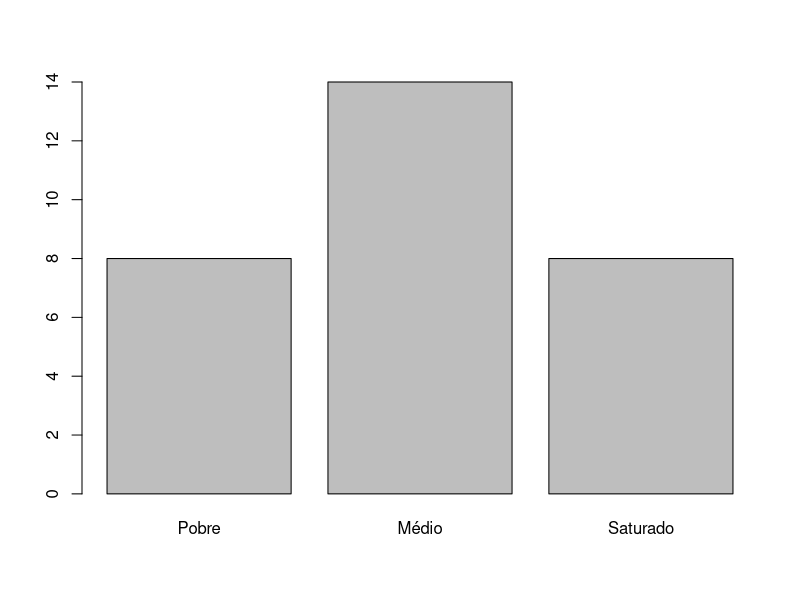
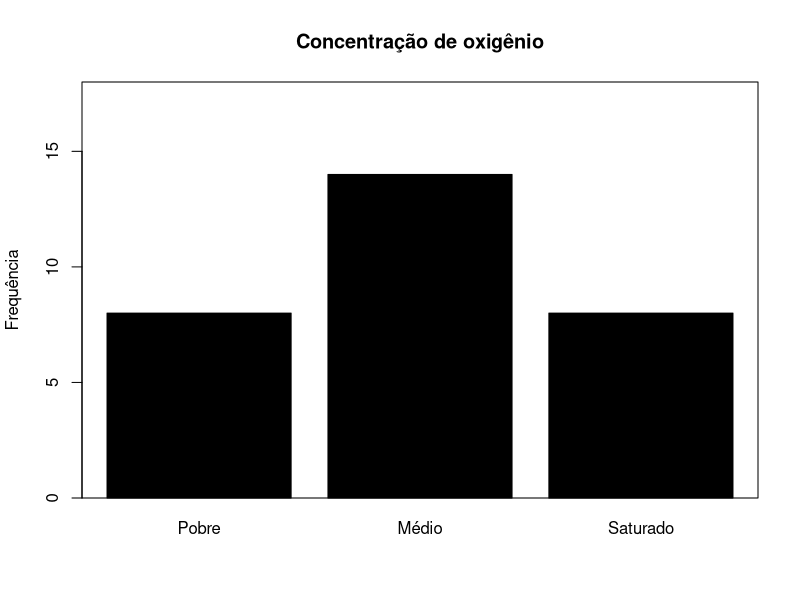
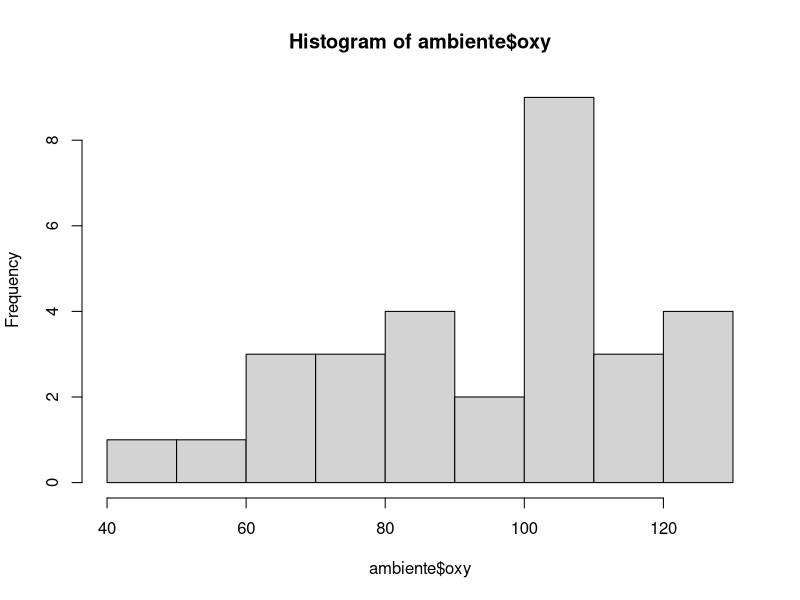
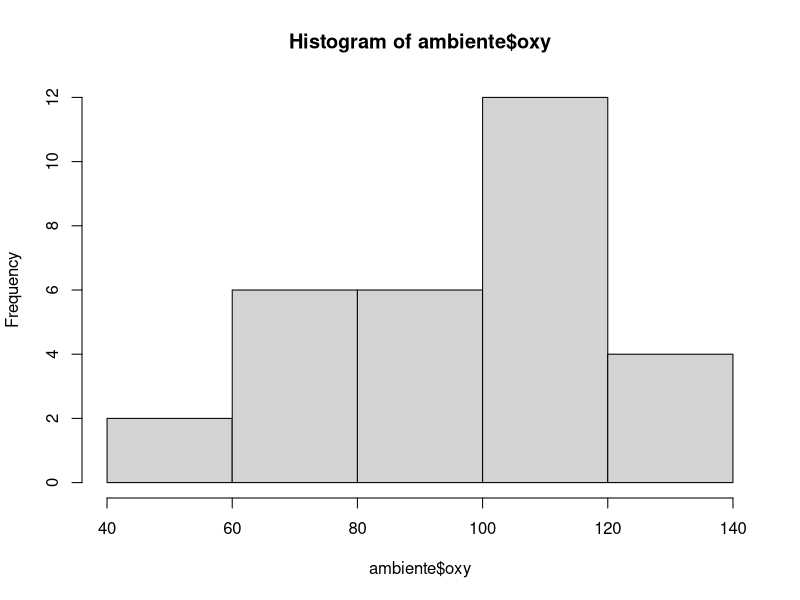
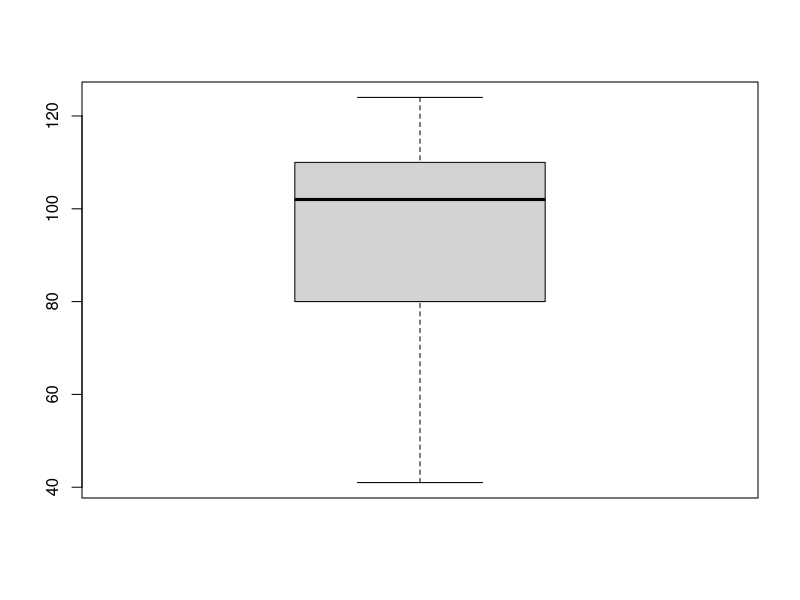
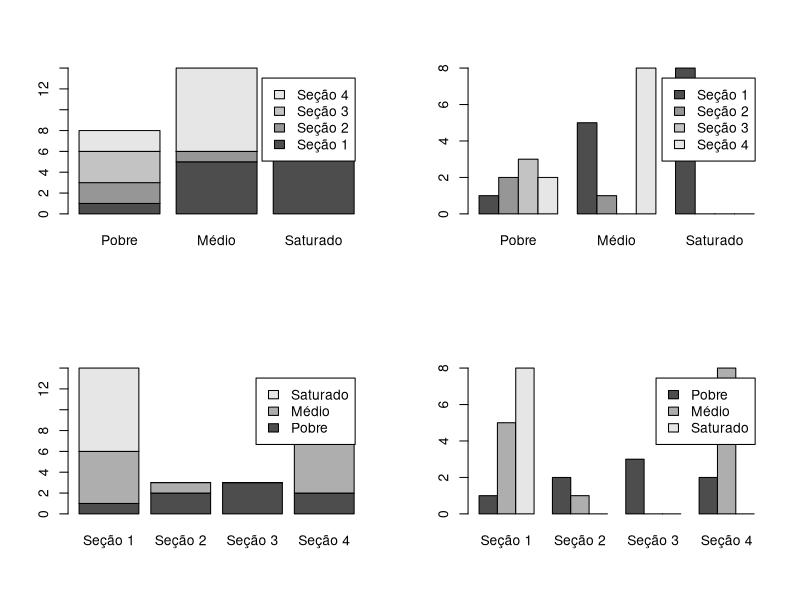
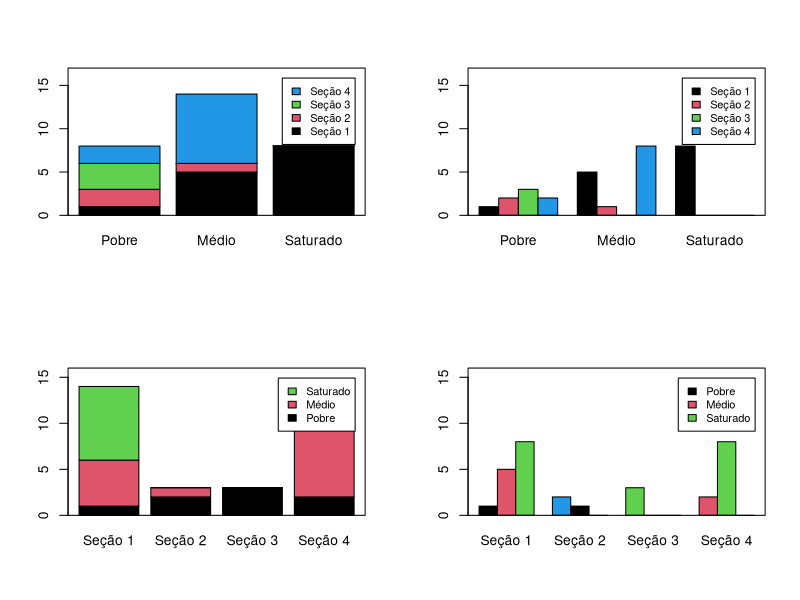
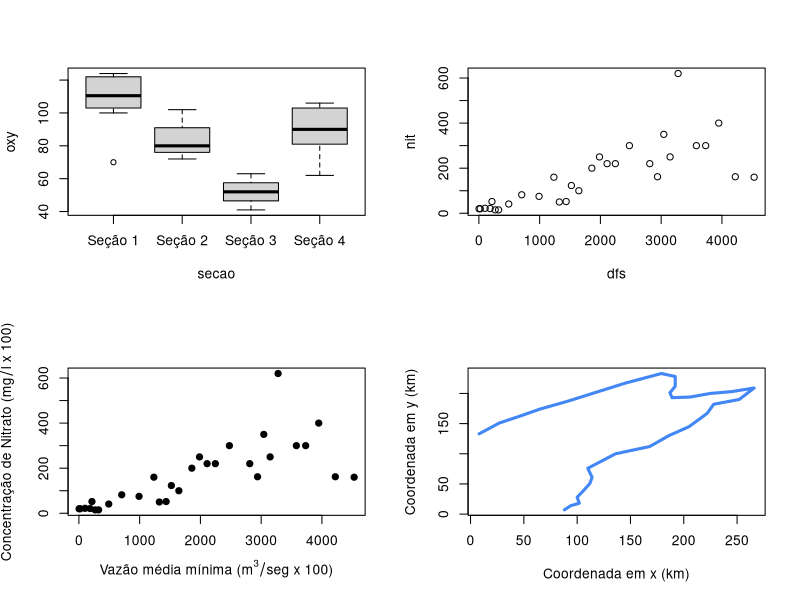

These charts were generated, in order, by the following R code:
## ---- chunk 1
#| include: false
library(ade4)
data(doubs)
## ---- chunk 2
ambiente <- doubs$env
## ---- chunk 3
ambiente$secao <- c(rep("Seção 1", 16), rep("Seção 4", 14))
ambiente$secao[c(5,9,17)] <- "Seção 2"
ambiente$secao[23:25] <- "Seção 3"
ambiente$secao <- factor(ambiente$secao)
## ---- chunk 4
ambiente$trofia <- cut(ambiente$oxy, breaks = c(0, 80, 109, 124), 
           labels = c("Pobre", "Médio", "Saturado"))
head(ambiente, 10)
## ---- chunk 5
tab1 <- table(ambiente$trofia)
tab1
## ---- chunk 6
barplot(tab1)
## ---- chunk 7
barplot(tab1,
        main = "Concentração de oxigênio",
        ylab = "Frequência",
        ylim = c(0, 18), col = "black")
box()
## ---- chunk 8
#| echo: false
x <- hist(ambiente$oxy)
## ---- chunk 9
ambiente[order(ambiente$oxy),]
## ---- chunk 10
classes <- seq(40, 140, by = 20)
hist(ambiente$oxy, breaks = classes)
## ---- chunk 11
boxplot(ambiente$oxy)
## ---- chunk 12
quantile(ambiente$oxy, probs = c(0, 0.25, 0.5, 0.75, 1))
## ---- chunk 13
tab2 <- table(ambiente[,c("secao", "trofia")])
tab2
## ---- chunk 14
#| fig-width: 8
#| fig-height: 8
layout(mat = matrix(1:4, nrow = 2, ncol = 2, byrow = TRUE))
barplot(tab2, legend = TRUE)
barplot(tab2, legend = TRUE, beside = TRUE)
barplot(t(tab2), legend = TRUE)
barplot(t(tab2), legend = TRUE, beside = TRUE)
## ---- chunk 15
#| fig-width: 8
#| fig-height: 8
cores <- 1:4
limy1 <- c(0, 17)
limy2 <- c(0, 16)
legenda <- list(cex = 0.8)

layout(mat = matrix(1:4, nrow = 2, ncol = 2, byrow = TRUE))
barplot(tab2, legend = TRUE, col = cores, ylim = limy1, 
        args.legend = legenda)
box()
barplot(tab2, legend = TRUE, beside = TRUE, col = cores, 
        ylim = limy1, args.legend = legenda)
box()
barplot(t(tab2), legend = TRUE, col = cores, ylim = limy2, 
        args.legend = legenda)
box()
barplot(t(tab2), legend = TRUE, beside = TRUE, col = cores, 
        ylim = limy2, args.legend = legenda)
box()
## ---- chunk 16
boxplot(oxy ~ secao, data = ambiente)
## ---- chunk 17
plot(nit ~ dfs, data = ambiente)
## ---- chunk 18
plot(nit ~ dfs, data = ambiente,
     xlab = bquote("Vazão média mínima (m" ^3/"seg x 100)"),
     ylab = bquote("Concentração de Nitrato (mg"/"l x 100)"),
     pch = 19
)
## ---- chunk 19
#| fig-width: 6
#| fig-height: 6
plot(x = doubs$xy$x, y = doubs$xy$y, type = "l",
     xlab = "Coordenada em x (km)", 
     ylab = "Coordenada em y (km)",
     col = "#4287f5", lwd = 3)
## ---- chunk 20
#| fig-width: 6
#| fig-height: 6
pontos_extremos <- doubs$xy[which(doubs$env$dfs == min(doubs$env$dfs) | 
                                      doubs$env$dfs == max(doubs$env$dfs)),]
plot(x = doubs$xy$x, y = doubs$xy$y, type = "l",
     xlab = "Coordenada em x (km)", 
     ylab = "Coordenada em y (km)",
     col = "#4287f5", lwd = 3)
text(x = pontos_extremos$x, 
       y = pontos_extremos$y,
       labels = c("Cabeceira", "Foz"))
## ---- chunk 21
#| fig-width: 6
#| fig-height: 6
secao_cor <- as.numeric(ambiente$secao)

plot(x = doubs$xy$x, y = doubs$xy$y, type = "l",
     xlab = "Coordenada em x (km)", 
     ylab = "Coordenada em y (km)",
     col = "#4287f5", lwd = 3)
points(x = doubs$xy$x, y = doubs$xy$y, pch = 21, 
       bg = secao_cor, cex = 3)
legend(x = "bottomright", col = 1:4, 
       legend = levels(ambiente$secao), bty = "n", pch = 19)
## ---- chunk 22
#| fig-width: 6
#| fig-height: 6
secao_cor <- as.numeric(ambiente$secao) + 1

plot(x = doubs$xy$x, y = doubs$xy$y, type = "l",
     xlab = "Coordenada em x (km)", 
     ylab = "Coordenada em y (km)",
     col = "#4287f5", lwd = 3)
points(x = doubs$xy$x, y = doubs$xy$y, pch = 21, 
       bg = secao_cor, cex = 4)
legend(x = "bottomright", col = 1:4, 
       legend = levels(ambiente$secao), bty = "n", pch = 19)
text(x = doubs$xy$x, y = doubs$xy$y, labels = doubs$env$amm, 
     cex = 0.8, font = 2)
text(x = 55, y = 220, labels = "Concentração de amônia")
text(x = 25, y = 120, label = "Foz")
text(x = 60, y = 20, label = "Cabeceira")

## ---- chunk 23
#| fig-height: 8
layout(mat = matrix(1:6, nrow = 3, ncol = 2))
plot(alt ~ dfs, data = ambiente)
plot(amm ~ alt, data = ambiente)
plot(nit ~ alt, data = ambiente)
plot(pH ~ alt, data = ambiente)
plot(bdo ~ alt, data = ambiente)
plot(oxy ~ alt, data = ambiente)
## ---- chunk 24
#| echo: false
rm(list = ls())
